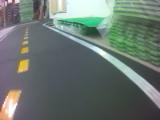
#> input picture test_data/img/100_cam-image_array_.jpg, 160 x 120 px; its folder holds only this picture in this run
$ python k-means.py
#> lines starting #> are read from the running program, lines starting #| are printed output that depends on the picture
import numpy as np
import glob
import cv2


def sort_numbered_fname(e):
    import re
    match = re.search('([^0-9]*)([0-9]+)(.*)', e)
    num = int(match[2])
    return num


# Get list of images
img_dir = 'test_data/img/'
fname = glob.glob(img_dir + '*.jpg')
fname.sort(key=sort_numbered_fname)

# false-color-map
colors = np.array([[0, 0, 0],
                   [0, 0, 255],
                   [0, 255, 0],
                   [255, 0, 0],
                   [255, 255, 255],
                   [0, 255, 255],
                   [255, 0, 255],
                   [255, 255, 0],
                   [125, 125, 125],
                   [125, 255, 0],
                   [125, 0, 255]],
                  dtype=np.uint8)

# define criteria, number of clusters(K) to run kmeans()
criteria = (cv2.TERM_CRITERIA_EPS + cv2.TERM_CRITERIA_MAX_ITER, 100, 0.01)
K = 2

for i in range(len(fname)):
    img = cv2.imread(fname[i],cv2.IMREAD_COLOR)
#> img is the input picture: shape (120, 160, 3); mean B, G, R 111.5, 117.2, 105.9
    img_size = img.shape[0:2]   #Get width and height that independent of pixel information
#> img_size = (120, 160)
    img = cv2.GaussianBlur(img,(3,3),1)
    #img = img.reshape((*img.shape,1))
    #coords = np.mgrid[0:img.shape[0],0:img.shape[1]].transpose((1, 2, 0))/5
    #data = np.concatenate((img,coords),axis=2)
    Z = img.reshape((-1, 3))
    #Z = data.reshape((-1,5))
    # convert to np.float32
    Z = np.float32(Z)

    # Perform K-means clustering. Try optimize cluster centroids from previous cycle
    # This is useful only if the images are in sequence
    try:
        ret, label, center = cv2.kmeans(Z, K, label, criteria, 1, cv2.KMEANS_USE_INITIAL_LABELS)
    except NameError:
        print('label not implemented, yet (first run)')
        ret, label, center = cv2.kmeans(Z, K, None, criteria, 10, cv2.KMEANS_RANDOM_CENTERS)
#> ret = 40931592.6; label = 19200 values, max 1 at index 0, min 0 at index 5, mean 0.193; center = [[93.5, 97.32, 87.05], [187.2, 200.6, 185]]

    # Now convert back into uint8, and make original image
    center = np.uint8(center)
#> center = [[93, 97, 87], [187, 200, 184]]
    #res = center[label.flatten()]
    res = colors[label.flatten()%colors.shape[0]]
    res = res.reshape((*img_size,3))
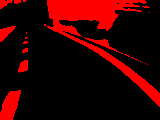
#> res: shape (120, 160, 3); mean of channels 0, 1, 2 0, 0, 49.1; drawn as B, G, R
    #img = np.concatenate((img,img,img),axis=2)
    #out = cv2.addWeighted(img, 0.5, res, 0.5, 0)
    out = res
    cv2.imshow('res2', out)
    if cv2.waitKey() == ord('q'):
#> (key q is pressed here)
        break

cv2.destroyAllWindows()

$ run again, on test_data/img/106_cam-image_array_.jpg
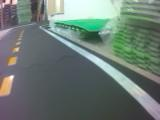
#> input picture test_data/img/106_cam-image_array_.jpg, 160 x 120 px
#> img is the input picture: shape (120, 160, 3); mean B, G, R 114.9, 121.5, 107.5
#> `ret, label, center = cv2.kmeans(Z, K, None, criteria, 10, cv2.KMEANS_R..`: ret = 41330147; label = 19200 values, max 1 at index 0, min 0 at index 1, mean 0.221; center = [[94.17, 99.05, 87], [188, 200.4, 179.6]]
#> `center = np.uint8(center)`: center = [[94, 99, 87], [187, 200, 179]]
#> `res = res.reshape((*img_size,3))`:
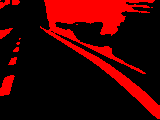
#> res: shape (120, 160, 3); mean of channels 0, 1, 2 0, 0, 56.5; drawn as B, G, R
